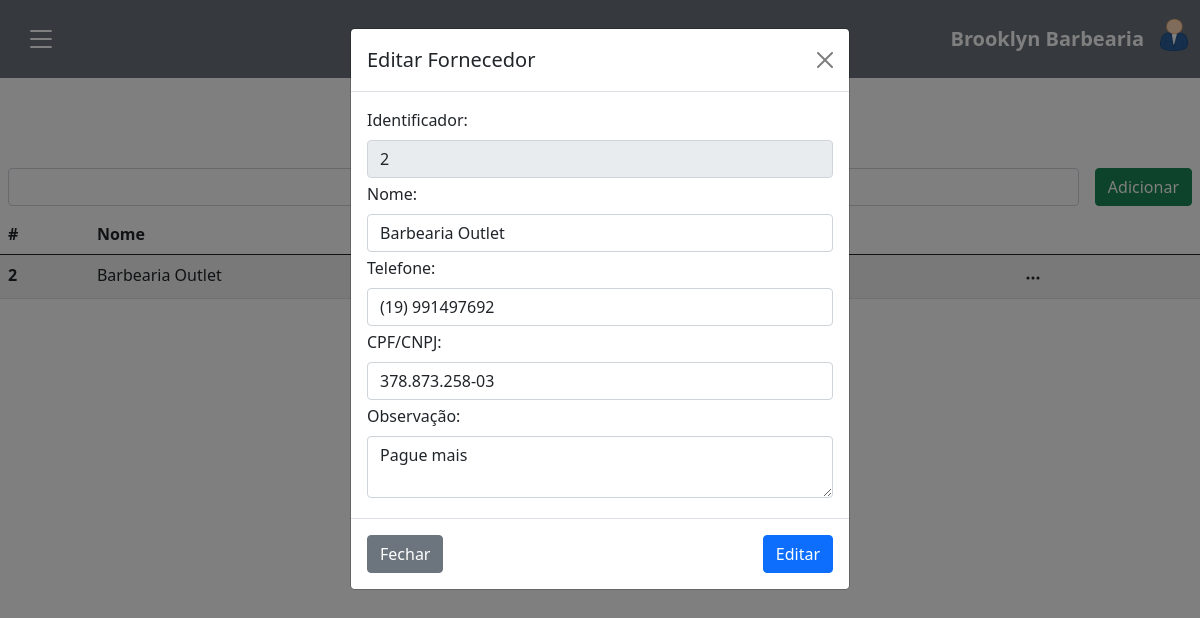
The page /admin/page/fornecedor.php?edit=2 (signed in) on the database its author committed.
### tables this page shows
CREATE TABLE IF NOT EXISTS `cad_fornecedor` (
`for_id` int NOT NULL AUTO_INCREMENT,
`for_nome` varchar(255) NOT NULL ,
`for_telefone` varchar(99) NOT NULL ,
`for_cpfcnpj` varchar(99) NOT NULL ,
`for_observacao` text DEFAULT NULL ,
`for_ativo` int DEFAULT 1 ,
PRIMARY KEY (`for_id`)
);

### admin/page/fornecedor.php (the view, shortened to what this page needs)
<!DOCTYPE html>
<html lang="pt-br">
<head>
  <link href="https://cdn.jsdelivr.net/npm/bootstrap@5.0.2/dist/css/bootstrap.min.css" rel="stylesheet">
</head>
<body>
  <?php require_once('menu.php'); ?>
  <?php
  $sql = "SELECT * FROM cad_fornecedor WHERE for_ativo = 1";
  $query = mysqli_query($connection, $sql);
  ?>
  <h1 class="text-center mb-3" style="margin-top: 96px;">Fornecedores</h1>
  <div class="d-flex justify-content-end gap-3 p-2">
    <button class="btn btn-success" data-bs-toggle="modal" data-bs-target="#adicionarModal">Adicionar</button>
  </div>
  <table class="table table-striped">
    <thead>
      <tr>
        <th scope="col">#</th>
        <th scope="col">Nome</th>
        <th scope="col">CPF/CNPJ</th>
        <th scope="col"></th>
      </tr>
    </thead>
    <tbody>
      <?php while ($dados = mysqli_fetch_array($query)) { ?>
        <tr>
          <th scope="row"><?php echo $dados['for_id']; ?></th>
          <td><?php echo $dados['for_nome']; ?></td>
          <td><?php echo $dados['for_cpfcnpj']; ?></td>
          <td>
            <button class="btn btn-transparent pt-0 pb-0" type="button" id="dropdownMenuButton1" data-bs-toggle="dropdown" aria-expanded="false">
              <svg xmlns="http://www.w3.org/2000/svg" width="16" height="16" fill="currentColor" class="bi bi-three-dots" viewBox="0 0 16 16">
                <path d="M3 9.5a1.5 1.5 0 1 1 0-3 1.5 1.5 0 0 1 0 3m5 0a1.5 1.5 0 1 1 0-3 1.5 1.5 0 0 1 0 3m5 0a1.5 1.5 0 1 1 0-3 1.5 1.5 0 0 1 0 3" />
              </svg>
            </button>
          </td>
        </tr>
      <?php } ?>
    </tbody>
  </table>
  <?php
  if (isset($_GET['edit'])) {
    $id = $_GET['edit'];
    $sqlEdit = "SELECT * FROM cad_fornecedor WHERE for_id = $id LIMIT 1";
    $queryEdit = mysqli_query($connection, $sqlEdit);
    $dadosEdit = mysqli_fetch_array($queryEdit);
  }
  ?>
  <form method="POST" action="../../src/php/admin/fornecedor/editar.php" class="modal fade" id="editarModal" data-bs-backdrop="static" data-bs-keyboard="false" tabindex="-1" aria-labelledby="staticBackdropLabel" aria-hidden="true">
    <div class="modal-dialog">
      <div class="modal-content">
        <div class="modal-header">
          <h5 class="modal-title" id="staticBackdropLabel">Editar Fornecedor</h5>
          <button type="button" class="btn-close" data-bs-dismiss="modal" aria-label="Close"></button>
        </div>
        <div class="modal-body">
          <div class="mb-1">
            <label class="form-label">Identificador:</label>
            <input type="text" disabled class="form-control" value="<?php echo $dadosEdit['for_id']; ?>" required>
          </div>
          <div class="mb-1">
            <label for="nome" class="form-label">Nome:</label>
            <input type="text" class="form-control" value="<?php echo $dadosEdit['for_nome']; ?>" name="nome" id="nome" required>
          </div>
          <div class="mb-1">
            <label for="telefone" class="form-label">Telefone:</label>
            <input type="tel" class="form-control" name="telefone" value="<?php echo $dadosEdit['for_telefone']; ?>" id="telefone" required>
          </div>
          <div class="mb-1">
            <label for="cpfcnpj" class="form-label">CPF/CNPJ:</label>
            <input type="text" class="form-control" name="cpfcnpj" value="<?php echo $dadosEdit['for_cpfcnpj']; ?>" id="cpfcnpjedit" required>
          </div>
          <div class="mb-1">
            <label for="observacao" class="form-label">Observação:</label>
            <textarea name="observacao" id="observacao" class="form-control"><?php echo $dadosEdit['for_observacao']; ?></textarea>
          </div>
        </div>
        <div class="modal-footer justify-content-between">
          <button type="button" class="btn btn-secondary" data-bs-dismiss="modal">Fechar</button>
          <button type="submit" class="btn btn-primary">Editar</button>
        </div>
      </div>
    </div>
  </form>
</body>
</html>

### rows shown on the page
cad_fornecedor: for_id "2", for_nome "Barbearia Outlet", nome "Barbearia Outlet", telefone "(19) 991497692", cpfcnpj "378.873.258-03", observacao "Pague mais"
